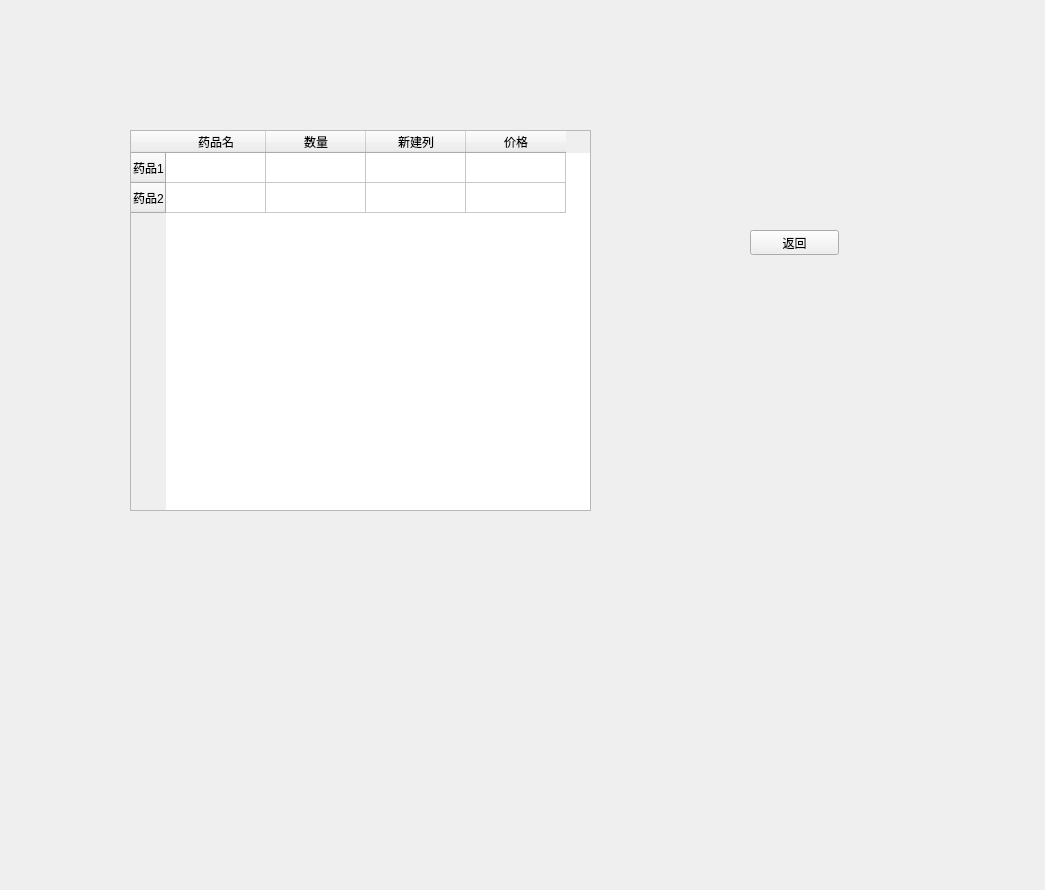
<?xml version="1.0" encoding="UTF-8"?>
<ui version="4.0">
 <class>Form</class>
 <widget class="QWidget" name="Form">
  <property name="geometry">
   <rect>
    <x>0</x>
    <y>0</y>
    <width>1045</width>
    <height>890</height>
   </rect>
  </property>
  <property name="windowTitle">
   <string>Form</string>
  </property>
  <widget class="QTableWidget" name="tableWidget">
   <property name="geometry">
    <rect>
     <x>130</x>
     <y>130</y>
     <width>461</width>
     <height>381</height>
    </rect>
   </property>
   <row>
    <property name="text">
     <string>药品1</string>
    </property>
   </row>
   <row>
    <property name="text">
     <string>药品2</string>
    </property>
   </row>
   <column>
    <property name="text">
     <string>药品名</string>
    </property>
   </column>
   <column>
    <property name="text">
     <string>数量</string>
    </property>
   </column>
   <column>
    <property name="text">
     <string>新建列</string>
    </property>
   </column>
   <column>
    <property name="text">
     <string>价格</string>
    </property>
   </column>
  </widget>
  <widget class="QPushButton" name="pushButton">
   <property name="geometry">
    <rect>
     <x>750</x>
     <y>230</y>
     <width>89</width>
     <height>25</height>
    </rect>
   </property>
   <property name="text">
    <string>返回</string>
   </property>
  </widget>
 </widget>
 <resources/>
 <connections/>
</ui>
